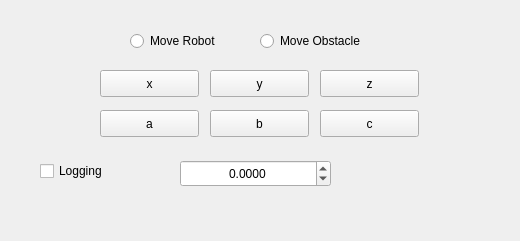
<?xml version="1.0" encoding="UTF-8"?>
<ui version="4.0">
 <class>JoggingGUI</class>
 <widget class="QWidget" name="JoggingGUI">
  <property name="geometry">
   <rect>
    <x>0</x>
    <y>0</y>
    <width>520</width>
    <height>241</height>
   </rect>
  </property>
  <property name="windowTitle">
   <string>Form</string>
  </property>
  <widget class="QPushButton" name="pushButton_x">
   <property name="geometry">
    <rect>
     <x>100</x>
     <y>70</y>
     <width>99</width>
     <height>27</height>
    </rect>
   </property>
   <property name="text">
    <string>x</string>
   </property>
   <property name="autoRepeat">
    <bool>true</bool>
   </property>
  </widget>
  <widget class="QPushButton" name="pushButton_y">
   <property name="geometry">
    <rect>
     <x>210</x>
     <y>70</y>
     <width>99</width>
     <height>27</height>
    </rect>
   </property>
   <property name="text">
    <string>y</string>
   </property>
   <property name="autoRepeat">
    <bool>true</bool>
   </property>
  </widget>
  <widget class="QPushButton" name="pushButton_z">
   <property name="geometry">
    <rect>
     <x>320</x>
     <y>70</y>
     <width>99</width>
     <height>27</height>
    </rect>
   </property>
   <property name="text">
    <string>z</string>
   </property>
   <property name="autoRepeat">
    <bool>true</bool>
   </property>
  </widget>
  <widget class="QPushButton" name="pushButton_a">
   <property name="geometry">
    <rect>
     <x>210</x>
     <y>110</y>
     <width>99</width>
     <height>27</height>
    </rect>
   </property>
   <property name="text">
    <string>b</string>
   </property>
   <property name="autoRepeat">
    <bool>true</bool>
   </property>
  </widget>
  <widget class="QPushButton" name="pushButton_b">
   <property name="geometry">
    <rect>
     <x>320</x>
     <y>110</y>
     <width>99</width>
     <height>27</height>
    </rect>
   </property>
   <property name="text">
    <string>c</string>
   </property>
   <property name="autoRepeat">
    <bool>true</bool>
   </property>
  </widget>
  <widget class="QPushButton" name="pushButton_c">
   <property name="geometry">
    <rect>
     <x>100</x>
     <y>110</y>
     <width>99</width>
     <height>27</height>
    </rect>
   </property>
   <property name="text">
    <string>a</string>
   </property>
   <property name="autoRepeat">
    <bool>true</bool>
   </property>
  </widget>
  <widget class="QDoubleSpinBox" name="doubleSpinBox_offset">
   <property name="geometry">
    <rect>
     <x>180</x>
     <y>160</y>
     <width>151</width>
     <height>27</height>
    </rect>
   </property>
   <property name="alignment">
    <set>Qt::AlignCenter</set>
   </property>
   <property name="decimals">
    <number>4</number>
   </property>
   <property name="minimum">
    <double>-99.989999999999995</double>
   </property>
   <property name="singleStep">
    <double>0.001000000000000</double>
   </property>
  </widget>
  <widget class="QRadioButton" name="radioButton_moveObject">
   <property name="geometry">
    <rect>
     <x>260</x>
     <y>30</y>
     <width>141</width>
     <height>22</height>
    </rect>
   </property>
   <property name="text">
    <string>Move Obstacle</string>
   </property>
   <attribute name="buttonGroup">
    <string notr="true">buttonGroup_move</string>
   </attribute>
  </widget>
  <widget class="QRadioButton" name="radioButton_moveRobot">
   <property name="geometry">
    <rect>
     <x>130</x>
     <y>30</y>
     <width>117</width>
     <height>22</height>
    </rect>
   </property>
   <property name="text">
    <string>Move Robot</string>
   </property>
   <attribute name="buttonGroup">
    <string notr="true">buttonGroup_move</string>
   </attribute>
  </widget>
  <widget class="QCheckBox" name="checkBox">
   <property name="geometry">
    <rect>
     <x>40</x>
     <y>160</y>
     <width>97</width>
     <height>22</height>
    </rect>
   </property>
   <property name="text">
    <string>Logging</string>
   </property>
  </widget>
 </widget>
 <resources/>
 <connections/>
 <buttongroups>
  <buttongroup name="buttonGroup_move"/>
 </buttongroups>
</ui>
